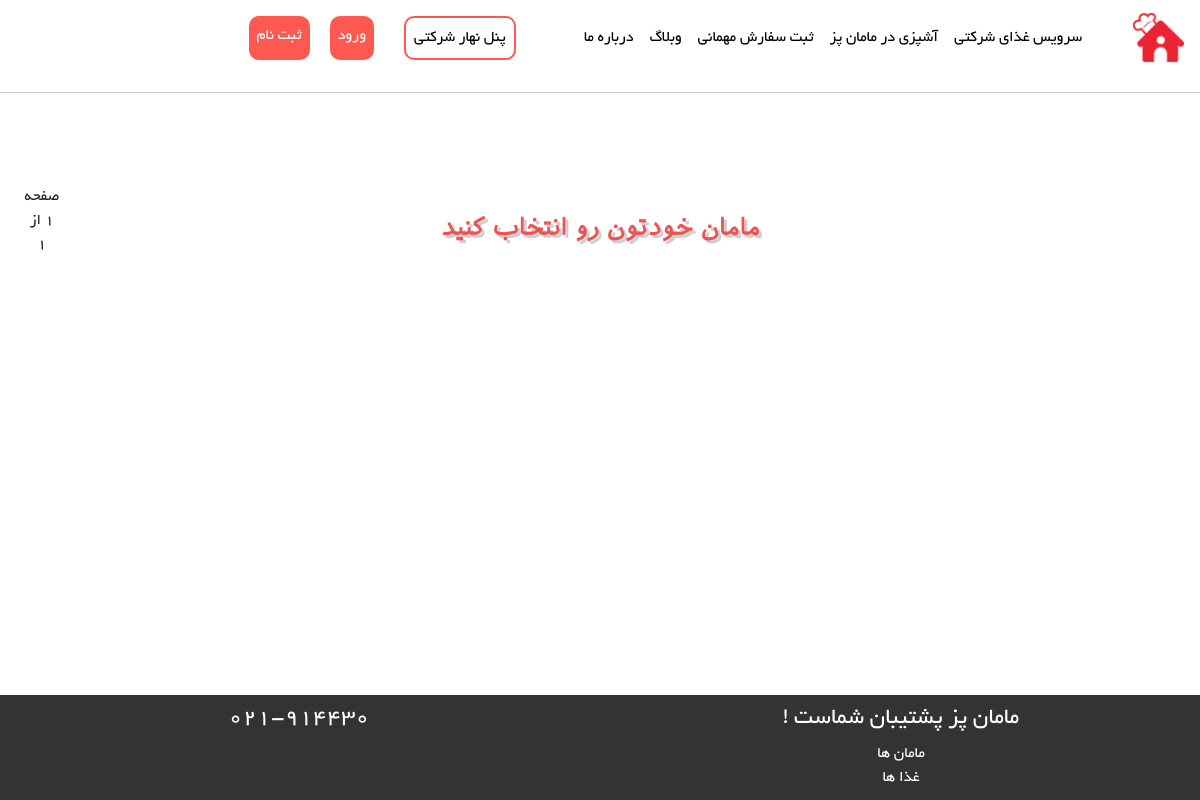
Before: /moms/momsList with the older database file.
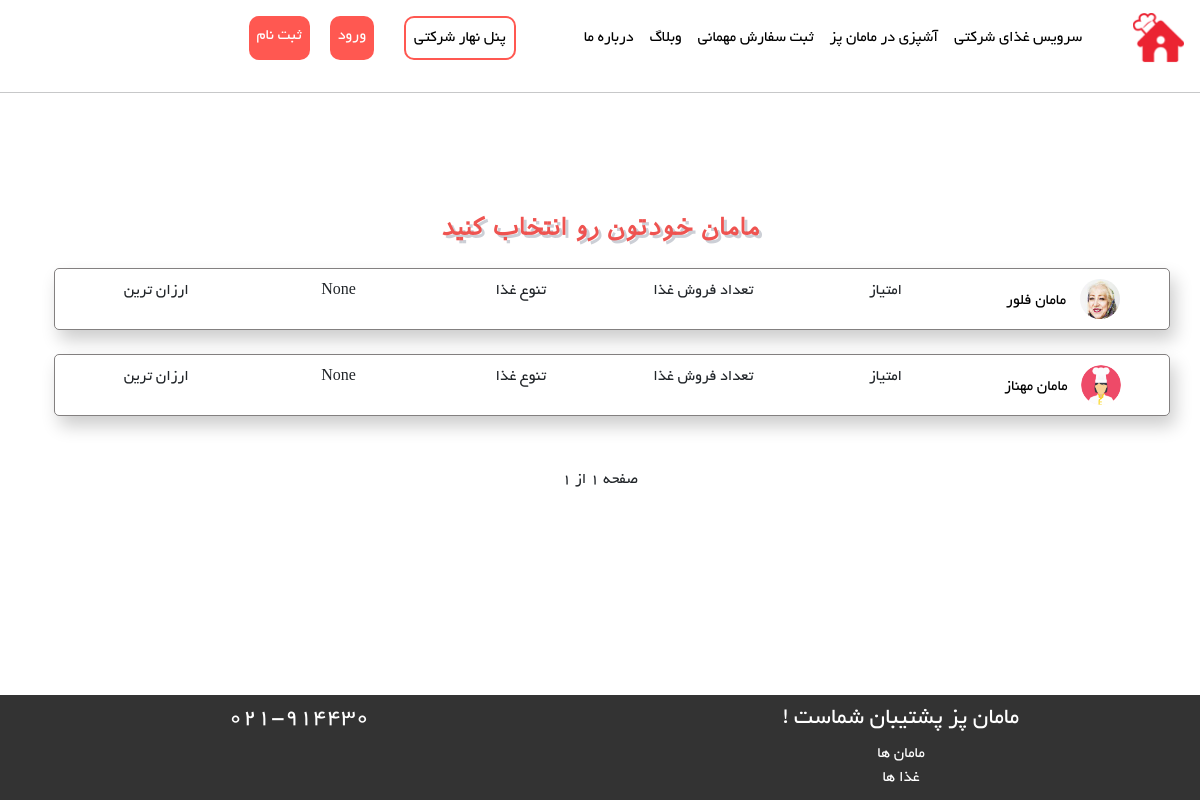
After: the same page with the newer database file.
### Moms/models.py (models this page shows, shortened)
class MomsModel(models.Model):
    user = models.ForeignKey(User, on_delete=models.CASCADE)
    profile_photo = models.ImageField(upload_to='moms_profiles', blank=True, null=True)
    home_number = models.CharField(max_length=20, blank=True, null=True)
    state = models.ForeignKey(State, on_delete=models.CASCADE, blank=True, null=True)
    city = models.ForeignKey(City, on_delete=models.CASCADE, blank=True, null=True)
    class Meta:
        db_table = 'Moms'
        verbose_name = 'Mom'
        verbose_name_plural = 'Moms'

### BaseApp/models.py (models this page shows, shortened)
class User(AbstractUser):
    phone_number = models.CharField(max_length=20, null=True, blank=True)
    email_active_code = models.CharField(max_length=100, null=True, blank=True)
    is_mom = models.BooleanField(default=False)
    address = models.TextField(null=True, blank=True)
    class Meta:
        db_table = 'User'

### Moms/views.py (the view)
# urls.py: path('momsList', views.MomsListView.as_view(), name='momsList'),
class MomsListView(ListView):
    model = MomsModel
    template_name = 'Moms/MomsListView.html'
    queryset = MomsModel.objects.all()
    context_object_name = 'moms'
    paginate_by = 4

### Moms/templates/Moms/MomsListView.html (shortened to what this page needs)
{% extends 'base/layout.html' %}
{% load static %}
{% block HeaderLinks %}
    <link rel="stylesheet" href="{% static 'css/Moms/MomsListView-Style.css' %}">
{% endblock %}
{% block main %}
    <h1 id="mom-list-header" class="col s12 t-b-f t-9 red-text text-lighten-1 shadow-grey-text center-align">مامان خودتون رو انتخاب
        کنید</h1>
    {% for mom in moms %}
        <div class="row moms-box text-center">
            <div class="col-2">
                <a href="{% url 'MomProfile' mom_id=mom.user.id %}">
                    <div class="mom-box">
                        {% if mom.profile_photo %}
                            <img style="display: inline" class="mom-profile" src="{{ mom.profile_photo.url }}"/>
                        {% else %}
                            <img style="display: inline" class="mom-profile" src="{% static 'image/icons/default_mom_profile.png' %}"/>
                        {% endif %}
                        <p style="display: inline">مامان {{ mom.user.first_name }}</p>
                    </div>
                </a>
            </div>
            <div class="col-2">
                <div class="mom-box">
                    <p>امتیاز</p>
                </div>
            </div>
            <div class="col-2">
                <div class="mom-box">
                    <p>تعداد فروش غذا</p>
                </div>
            </div>
            <div class="col-2">
                <div class="mom-box">
                    <p>تنوع غذا</p>
                </div>
            </div>
            <div class="col-2">
                <div class="mom-box">
                    <p>{{ mom.city }}</p>
                </div>
            </div>
            <div class="col-2">
                <div class="mom-box">
                    <p>ارزان ترین</p>
                </div>
            </div>
        </div>
        <br>
    {% endfor %}
    <div class="container2">
        <div class="pagination text-center">
            <span class="step-links">
                <span class="current">
                    صفحه {{ page_obj.number }} از {{ page_obj.paginator.num_pages }}
                </span>
            </span>
        </div>
    </div>
{% endblock %}

### templates/base/layout.html (shortened to what this page needs)
{% load static %}
<!DOCTYPE html>
<html>
    <head>
        <link rel="stylesheet" href="{% static 'css/base/bootstrap.css' %}"/>
        <link rel="stylesheet" href="{% static 'css/base/layout-style.css' %}"/>
        <link rel="stylesheet" href="https://cdnjs.cloudflare.com/ajax/libs/font-awesome/5.15.1/css/all.min.css">
        {% block HeaderLinks %}{% endblock %}
    </head>
    </head>
    <body>
        <header>
            <div class="container-fluid">
                <nav class="navbar navbar-expand-lg">
                    <a class="navbar-brand" href="/"><img src="{% static 'image/icons/site-logo.png' %}" alt="لوگو"></a>
                    <div class="collapse navbar-collapse" id="navbarNav">
                        <ul class="navbar-nav ml-auto">
                            <li class="nav-item">
                                <a class="nav-link" href="#">سرویس غذای شرکتی</a>
                            </li>
                            <li class="nav-item">
                                <a class="nav-link" href="{% url 'MomsRegisterView' %}">آشپزی در مامان پز</a>
                            </li>
                            <li class="nav-item">
                                <a class="nav-link" href="#">ثبت سفارش مهمانی</a>
                            </li>
                            <li class="nav-item">
                                <a class="nav-link" href="#">وبلاگ</a>
                            </li>
                            <li class="nav-item">
                                <a class="nav-link" href="#">درباره ما</a>
                            </li>
                        </ul>
                        <ul id="left-but" class="navbar-nav">
                            <li class="nav-item co-butt">
                                <a class="nav-link co-butt-a" href="#">پنل نهار شرکتی</a>
                            </li>
                            {% if request.user.is_authenticated %}
                                <li class="nav-item log-butt">
                                    <a id="log-bt" class="nav-link" href="{% url 'Show-Cart' %}">
                                        <i class="fas fa-shopping-cart"></i> سبد خرید
                                    </a>
                                </li>
                                {% if not request.user.is_mom %}
                                    <li class="nav-item log-butt">
                                        <a id="log-bt" class="nav-link" href="{% url 'UpdateUserProfile' %}">ویرایش پروفایل کاربر</a>
                                    </li>
                                {% endif %}
                                {% if  request.user.is_mom %}
                                    <li class="nav-item log-butt">
                                        <a id="log-bt" class="nav-link" href="{% url 'UpdateMomProfile' %}">ویرایش پروفایل مامان</a>
                                    </li>
                                {% endif %}
                                <li class="nav-item log-butt">
                                    <a id="log-bt" class="nav-link" href="{% url 'logout' %}">خروج</a>
                                </li>
                            {% else %}
                                <li class="nav-item log-butt">
                                    <a id="log-bt" class="nav-link" href="{% url 'login' %}">ورود</a>
                                </li>
                                <li class="nav-item log-butt">
                                    <a id="log-bt" class="nav-link" href="{% url 'CustomerRegisterView' %}">ثبت نام</a>
                                </li>
                            {% endif %}
                        </ul>
                    </div>
                </nav>
                <hr/>
            </div>
        </header>
        <br>
        <br>
        <br>
        <div class="container">
            {% block main %}{% endblock %}
        </div>
        <br>
        <br>
        <br>
        <div id="footer" class="footer fixed-bottom text-center">
            <div class="row">
                <div class="col-md-6">
                    <h4 id="postiban">مامان پز پشتیبان شماست !</h4>
                    <a href="{% url 'momsList' %}">مامان ها</a>
                    <br>
                    <a href="{% url 'FoodListView' %}">غذا ها</a>
                </div>
                <div class="col-md-6">
                    <h4>021-914430</h4>
                </div>
            </div>
        </div>
    </body>
</html>

### static/css/base/layout-style.css (style rules this page uses)
body { font-family: 'Yekan'; direction: rtl; }
.container-fluid { padding: 0; }
body { direction: rtl; }
a { text-decoration: none; color: black; }
header { background-color: #ffffff; font-size: 1rem; font-family: 'Yekan'; }
.navbar-brand img { max-height: 50px; }
.navbar-nav .nav-link { color: #000000; }
.log-butt { background-color: #ff5851; border-radius: 10px; color: white; margin: 0 10px 0 10px; }
.co-butt-a { color: #ff5851; }
.co-butt { border: 2px solid #ff5851; border-radius: 10px; margin: 0 20px 0 20px; color: #ff5851; }
#log-bt { color: white; }
body { margin-bottom: 100px; }
.fixed-bottom { background-color: black; opacity: 80%; padding: 10px; }
.fixed-bottom h4 { color: white; }
.fixed-bottom a { color: white; text-decoration: none; }

### static/css/Moms/MomsListView-Style.css (style rules this page uses)
.moms-box { width: 100%; height: auto; box-shadow: 5px 10px 18px rgba(0, 0, 0, 0.2); padding: 10px; border-radius: 5px; border: 1px solid rgba(94, 90, 90, 0.77); vertical-align: middle; direction: rtl; }
.mom-profile { width: 40px; height: 40px; border-radius: 50%; margin: 0 10px; }
.pagination { direction: ltr; }
#mom-list-header { -webkit-text-size-adjust: 100%; line-height: 110%; margin: 2.1rem 0 1.68rem 0; text-align: center; font-family: IRANSans, tahoma, serif; font-weight: bold; text-shadow: 3px 3px 0 #cccfd6; font-size: 1.5em; color: #EF5350 !important; box-sizing: border-box; padding: 0 .75rem; min-height: 1px; width: 100%; margin-left: auto; left: auto; right: auto; float: right; }
.container2 { display: flex; justify-content: center; align-items: center; height: 10vh; }

Changed rows visible on the page:
added MomsModel: profile_photo (picture), user.first_name "فلور", city "None"
added MomsModel: user.first_name "مهناز", city "None"
